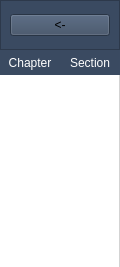
               <widget class="QFrame" name="frame_25">
                <property name="minimumSize">
                 <size>
                  <width>120</width>
                  <height>0</height>
                 </size>
                </property>
                <property name="maximumSize">
                 <size>
                  <width>120</width>
                  <height>16777215</height>
                 </size>
                </property>
                <property name="styleSheet">
                 <string notr="true">border-color: rgb(255, 85, 255);</string>
                </property>
                <property name="frameShape">
                 <enum>QFrame::NoFrame</enum>
                </property>
                <property name="frameShadow">
                 <enum>QFrame::Plain</enum>
                </property>
                <layout class="QVBoxLayout" name="verticalLayout_29">
                 <property name="spacing">
                  <number>0</number>
                 </property>
                 <property name="leftMargin">
                  <number>0</number>
                 </property>
                 <property name="topMargin">
                  <number>0</number>
                 </property>
                 <property name="rightMargin">
                  <number>0</number>
                 </property>
                 <property name="bottomMargin">
                  <number>0</number>
                 </property>
                 <item>
                  <widget class="QFrame" name="frame_40">
                   <property name="minimumSize">
                    <size>
                     <width>0</width>
                     <height>50</height>
                    </size>
                   </property>
                   <property name="styleSheet">
                    <string notr="true">background-color: rgb(58, 74, 97);</string>
                   </property>
                   <property name="frameShape">
                    <enum>QFrame::StyledPanel</enum>
                   </property>
                   <property name="frameShadow">
                    <enum>QFrame::Raised</enum>
                   </property>
                   <layout class="QHBoxLayout" name="horizontalLayout_16">
                    <item>
                     <widget class="QPushButton" name="exit_add_ex_page_button">
                      <property name="cursor">
                       <cursorShape>PointingHandCursor</cursorShape>
                      </property>
                      <property name="text">
                       <string>&lt;-</string>
                      </property>
                     </widget>
                    </item>
                   </layout>
                  </widget>
                 </item>
                 <item>
                  <widget class="QFrame" name="ch_sect_header_label">
                   <property name="styleSheet">
                    <string notr="true">background-color: rgb(58, 74, 97);
color: rgb(255, 255, 255);</string>
                   </property>
                   <property name="frameShape">
                    <enum>QFrame::NoFrame</enum>
                   </property>
                   <property name="frameShadow">
                    <enum>QFrame::Plain</enum>
                   </property>
                   <layout class="QHBoxLayout" name="horizontalLayout_14">
                    <property name="spacing">
                     <number>0</number>
                    </property>
                    <property name="leftMargin">
                     <number>0</number>
                    </property>
                    <property name="topMargin">
                     <number>0</number>
                    </property>
                    <property name="rightMargin">
                     <number>0</number>
                    </property>
                    <property name="bottomMargin">
                     <number>0</number>
                    </property>
                    <item>
                     <widget class="QLabel" name="label_18">
                      <property name="text">
                       <string>Chapter</string>
                      </property>
                      <property name="alignment">
                       <set>Qt::AlignCenter</set>
                      </property>
                     </widget>
                    </item>
                    <item>
                     <widget class="QLabel" name="label_19">
                      <property name="minimumSize">
                       <size>
                        <width>0</width>
                        <height>25</height>
                       </size>
                      </property>
                      <property name="text">
                       <string>Section</string>
                      </property>
                      <property name="alignment">
                       <set>Qt::AlignCenter</set>
                      </property>
                     </widget>
                    </item>
                   </layout>
                  </widget>
                 </item>
                 <item>
                  <widget class="QListWidget" name="add_exercises_sections_listwidget">
                   <property name="minimumSize">
                    <size>
                     <width>0</width>
                     <height>0</height>
                    </size>
                   </property>
                   <property name="maximumSize">
                    <size>
                     <width>16777215</width>
                     <height>16777215</height>
                    </size>
                   </property>
                   <property name="styleSheet">
                    <string notr="true">QListWidget{
border: solid lightgray;
border-width: 0px 1px 0px 0px;
}</string>
                   </property>
                   <property name="frameShape">
                    <enum>QFrame::NoFrame</enum>
                   </property>
                  </widget>
                 </item>
                </layout>
               </widget>
